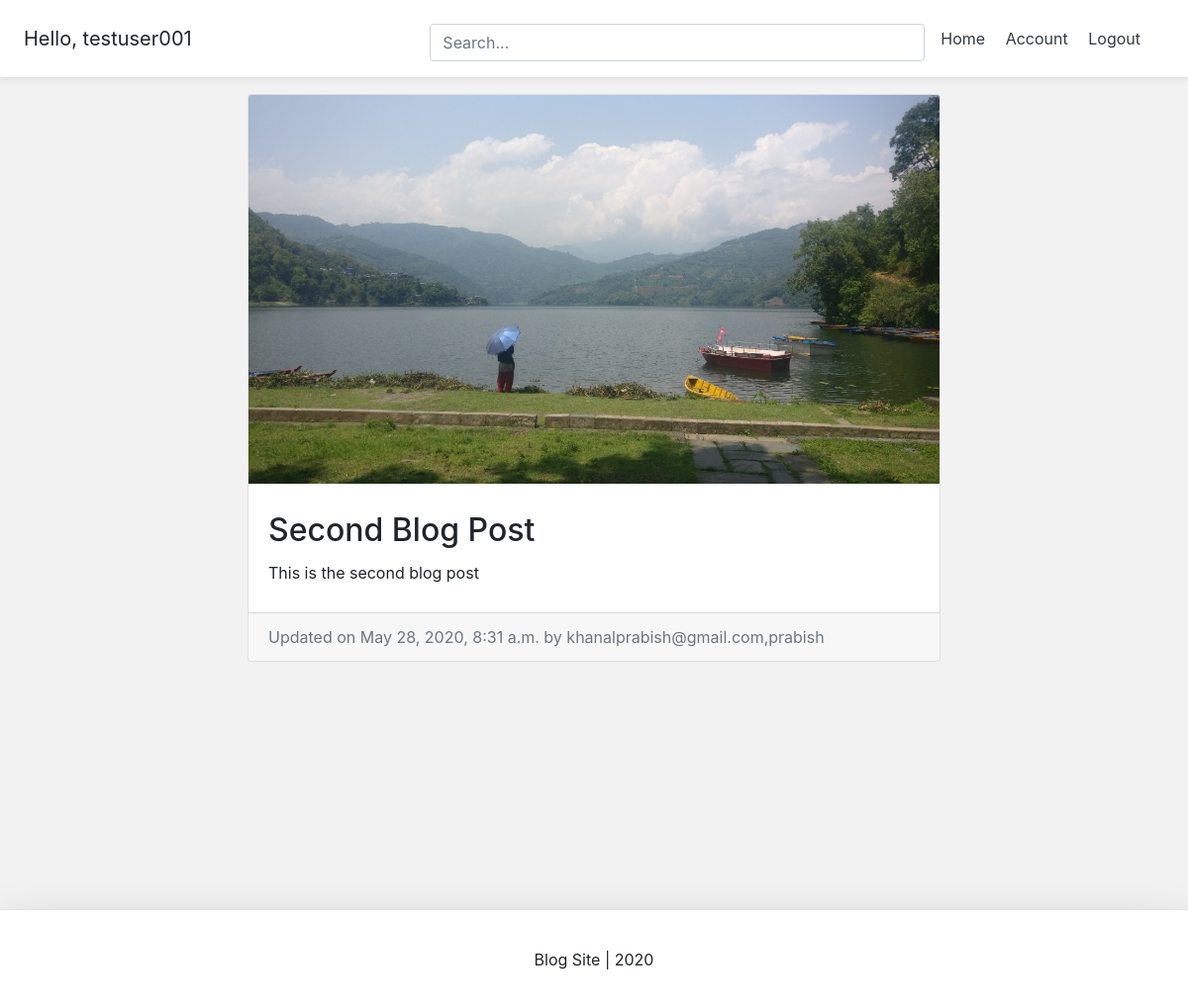
/blog/prabish-second-blog-post/ (signed in), run on the app's committed database.
### account/models.py (models this page shows, shortened)
class Account(AbstractBaseUser):
	email 					= models.EmailField(verbose_name="email", max_length=60, unique=True)
	username 				= models.CharField(max_length=30, unique=True)
	date_joined				= models.DateTimeField(verbose_name='date joined', auto_now_add=True)
	last_login				= models.DateTimeField(verbose_name='last login', auto_now=True)
	is_admin				= models.BooleanField(default=False)
	is_active				= models.BooleanField(default=True)
	is_staff				= models.BooleanField(default=False)
	is_superuser			= models.BooleanField(default=False)
	USERNAME_FIELD = 'email'
	REQUIRED_FIELDS = ['username', ]
	objects = MyAccountManager()
	def __str__(self):
		return self.email + "," +self.username

### blog/models.py (models this page shows, shortened)
class BlogPost(models.Model):
	title 					= models.CharField(max_length=50, null=False, blank=False)
	body 					= models.TextField(max_length=500, null=False, blank=False)
	image		 			= models.ImageField(upload_to=upload_location, null=True, blank=True)
	date_published 			= models.DateTimeField(auto_now_add=True, verbose_name="date published")
	date_updated 			= models.DateTimeField(auto_now=True, verbose_name="date updated")
	author 					= models.ForeignKey(settings.AUTH_USER_MODEL, on_delete=models.CASCADE)
	slug 					= models.SlugField(blank=True, unique=True)

### blog/views.py (the view)
# urls.py: path('<slug>/', detail_blog_view, name="detail"),
def detail_blog_view(request, slug):
	context = {}
	blog_post = get_object_or_404(BlogPost, slug=slug)
	context['blog_post'] = blog_post
	return render(request, 'blog/detail_blog.html', context)

### blog/templates/blog/detail_blog.html (shortened to what this page needs)
{% extends 'base.html' %}
{% block content %}
<div class="container">
	<div class="row">
		<div class="card m-auto">
			<img class="card-img-top" src="{{blog_post.image.url}}">
			<div class="card-body mt-2 mb-2">
			  <h2 class="card-title">{{blog_post.title}}</h2>
			  <p class="card-text">{{blog_post.body|safe}}</p>
			</div>
			<div class="card-footer text-muted">
			  Updated on {{blog_post.date_updated}} by {{blog_post.author}}
			</div>
		</div>
	</div>
</div>
{% endblock content %}

### templates/snippets/header.html (shortened to what this page needs)
<div class="d-flex flex-column flex-md-row align-items-center p-3 px-md-4 mb-3 bg-white border-bottom shadow-sm">
  <h5 class="my-0 mr-md-auto font-weight-normal">
  	{% if request.user.is_authenticated %}
  		<p class="m-auto">Hello, {{request.user.username}}</p>
  	{% endif %}
  </h5>
  <div class="search-bar mt-sm-2 mr-2">
  	<form method="get">
  		<input class="form-control"  type="text" name="q" id="id_q" placeholder="Search...">
  	</form>
  </div>
  <nav class="my-2 my-md-0 mr-md-3">
  	{% if request.user.is_authenticated %}
	  	<a class="p-2 text-dark" href="{% url 'home' %}">Home</a>
	    <a class="p-2 text-dark" href="{% url 'account' %}">Account</a>
	    <a class="p-2 text-dark" href="{% url 'logout' %}">Logout</a>
	{% else %}
		<a class="p-2 text-dark" href="{% url 'home' %}">Home</a>
	    <a class="p-2 text-dark" href="{% url 'login' %}">Login</a>
	    <a class="btn btn-outline-primary" href="{% url 'register' %}">Register</a>
	{% endif %}
  </nav>
</div>

### templates/snippets/header.html (style rules this page uses)
@media (min-width: 768px) { html { font-size: 16px; } }
.search-bar { max-width: 500px; width: 100%; }
form { width: 100%; }

### templates/snippets/base_css.html (style rules this page uses)
body { background-color: #f2f2f2; }

### blog/templates/blog/detail_blog.html (style rules this page uses)
.card { max-width: 700px; }
.card-body { padding: 20px; }

### data on the page
Account: user.username "testuser001"
BlogPost: image (picture), title "Second Blog Post", body "This is the second blog post", date_updated "May 28, 2020, 8:31 a.m.", author "khanalprabish@gmail.com,prabish"
